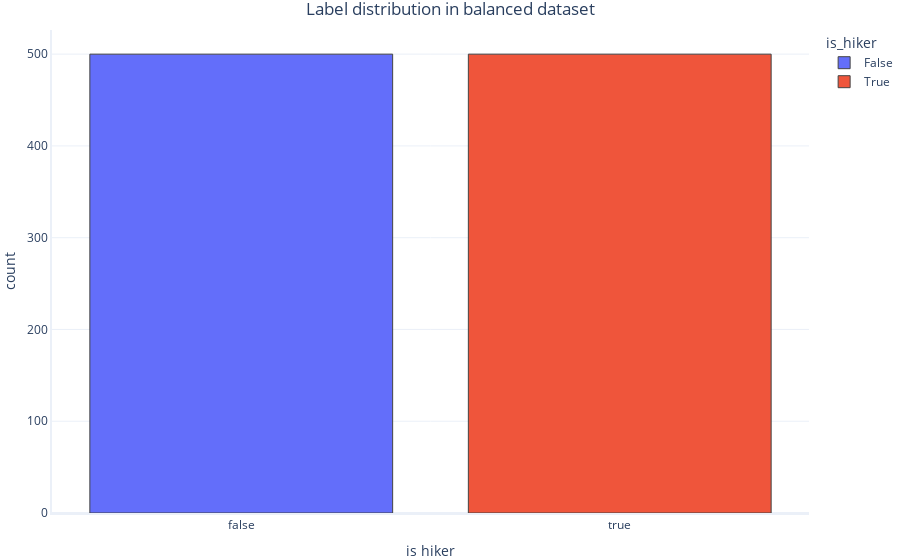

Notebook code cell kept with this figure:
### Markdown cell above
This new dataset is balanced among the classes, but for our purposes we want it balanced between hikers and non-hikers. 

For simplicity, let's take the hikers plus a random sampling of the non-hikers.

### Code cell
# Add a new label with true/false values to our dataset
balanced_dataset["is_hiker"] = balanced_dataset.label == "hiker"

hikers_dataset = balanced_dataset[balanced_dataset["is_hiker"] == 1] 
nonhikers_dataset = balanced_dataset[balanced_dataset["is_hiker"] == False] 
# take a random sampling of non-hikers the same size as the hikers subset
nonhikers_dataset = nonhikers_dataset.sample(n=len(hikers_dataset.index), random_state=1)
balanced_dataset = pandas.concat([hikers_dataset, nonhikers_dataset])

# Plot frequency for "is_hiker" labels
graphing.multiple_histogram(balanced_dataset, label_x="is_hiker", label_group="is_hiker", title="Label distribution in balanced dataset")

### Figure 1 — Plotly figure (JSON) as saved in the notebook; plotly's stock layout.template omitted (floating-point values rounded to 4 significant figures; data arrays with more than 128 entries replaced by an {"elided": "..."} marker saying what was removed)
{"data": [{"histfunc": "count", "name": "False", "x": {"elided": "500 bool values"}, "type": "histogram"}, {"histfunc": "count", "name": "True", "x": {"elided": "500 bool values"}, "type": "histogram"}], "layout": {"title": {"text": "Label distribution in balanced dataset"}, "xaxis": {"title": {"text": "is hiker"}}, "yaxis": {"title": {"text": "count"}}, "legend": {"title": {"text": "is_hiker"}}}}
